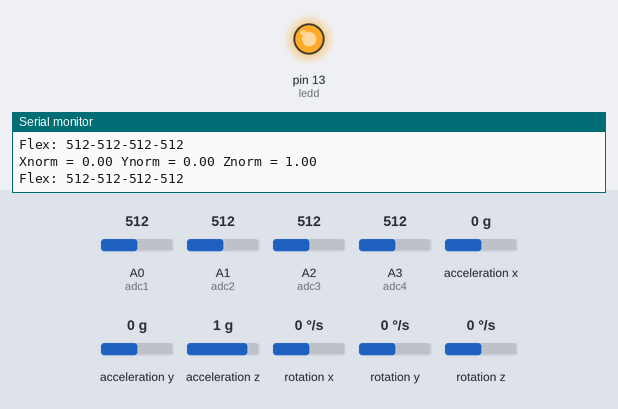
A sketch run on a simulated Arduino Uno, built with avr-gcc and run on an emulated ATmega328P. On the bench: output pins drawn as LEDs (lit = HIGH), the last lines printed to the serial monitor. Inputs (shaded band) come from the test bench; at power-on: acceleration x 0 g, A0 (adc1) = 512, A1 (adc2) = 512, A2 (adc3) = 512, A3 (adc4) = 512, acceleration y 0 g, acceleration z 1 g, rotation x 0 °/s, rotation y 0 °/s, rotation z 0 °/s.

Above: at 2.2 s.
2.3 s: acceleration x set to -0.4 g
At 3.7 s:
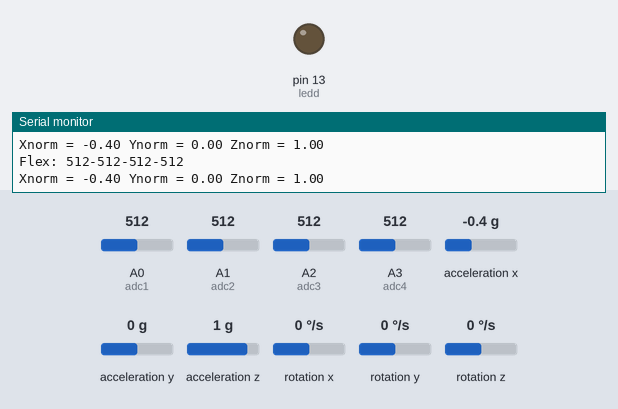
8.3 s: A0 (adc1) set to 109
11.3 s: A0 (adc1) set to 91
17.3 s: A1 (adc2) set to 109
20.3 s: A1 (adc2) set to 91
Timing chart, 0 to 22.8 s (numbered marks = the images above; inputs shaded):
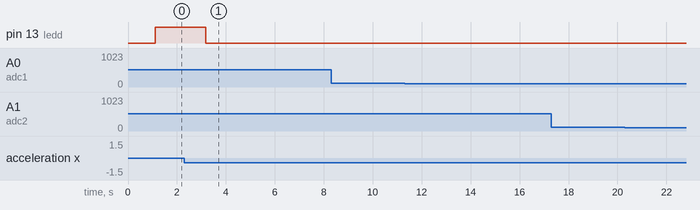

Measured:
- the behaviour switches between -0.2 and -0.3 g on acceleration x (found by bisection; images 0 and 1)
- after the input at 2.3 s, pin 13 (ledd): HIGH → LOW after 0.87 s

The sketch:

BtOut_sign_tr.ino
```cpp
#include <Wire.h>
#include <MPU6050.h>
#include <SoftwareSerial.h>

// Bluetooth Module Setup
SoftwareSerial BTSerial(10, 11);  // RX, TX pins for Bluetooth module

MPU6050 mpu;

// Flex sensor pins
#define adc1 A0
#define adc2 A1
#define adc3 A2
#define adc4 A3
#define ledd 13

// Flex thresholds
const int flexThreshold = 1023;
int flex1 = 0, flex2 = 0, flex3 = 0, flex4 = 0;

// Timing variables
unsigned long previousMillis = 0;
const long interval = 1000;  // 1 second

// I2C address variables
uint8_t mpuAddress = 0x68;  // Default
bool mpuConnected = false;

void setup() {
  pinMode(ledd, OUTPUT);
  digitalWrite(ledd, LOW);
  Serial.begin(9600);       // Serial Monitor
  BTSerial.begin(9600);     // Bluetooth Communication
  delay(1000);
  Wire.begin();

  Serial.println("Scanning for I2C devices...");
  mpuAddress = scanI2C();

  if (mpuAddress == 0x00) {
    Serial.println("MPU6050 not found. Check wiring and try again.");
    while (1);
  }

  Serial.print("MPU6050 found at address 0x");
  Serial.println(mpuAddress, HEX);

  mpu.initialize();  // Initialize MPU6050

  if (!mpu.testConnection()) {
    Serial.println("MPU6050 initialization failed!");
    while (1);
  }

  Serial.println("MPU6050 initialized successfully.");
}

void loop() {
  // Read flex sensor values
  flex1 = analogRead(adc1);
  flex2 = analogRead(adc2);
  flex3 = analogRead(adc3);
  flex4 = analogRead(adc4);

  // Read accelerometer data
  int16_t ax, ay, az;
  mpu.getAcceleration(&ax, &ay, &az);

  float normAx = ax / 16384.0;
  float normAy = ay / 16384.0;
  float normAz = az / 16384.0;

  Serial.print("Xnorm = "); Serial.print(normAx);
  Serial.print(" Ynorm = "); Serial.print(normAy);
  Serial.print(" Znorm = "); Serial.println(normAz);

  Serial.print("Flex: ");
  Serial.print(flex1); Serial.print("-");
  Serial.print(flex2); Serial.print("-");
  Serial.print(flex3); Serial.print("-");
  Serial.println(flex4);

  unsigned long currentMillis = millis();
  if (currentMillis - previousMillis >= interval) {
    previousMillis = currentMillis;

    String message = interpretGesture(normAx, normAy, flex1, flex2);

    if (message != "") {
      Serial.println(message);
      BTSerial.println(message);  // Send over Bluetooth
      digitalWrite(ledd, LOW);
    } else {
      Serial.println("Idle...");
      digitalWrite(ledd, HIGH);
    }
  }
}

// Interpret flex and motion input
String interpretGesture(float ax, float ay, int f1, int f2) {
  if (f1 < flexThreshold && f2 < flexThreshold) {
    if (ax > 0.3) return "YES";
    if (ax < -0.2) return "NO";
    if (ay > 0.2) return "OK";
    if (ay < -0.2) return "BYE";
  }
  else if (f1 < flexThreshold) {
    if (ax > 0.3) return "THANK YOU";
    if (ax < -0.3) return "NICE TO MEET YOU";
    if (ay > 0.3) return "Glad to be here";
    if (ay < -0.3) return "HELLO, this is my project";
  }
  else if (f2 < flexThreshold) {
    if (ax > 0.3) return "WATER";
    if (ax < -0.3) return "WHAT IS YOUR NAME";
    if (ay > 0.3) return "SORRY";
    if (ay < -0.3) return "FINE";
  }
  else {
    if (ax > 0.3) return "HELP";
    if (ax < -0.3) return "WASHROOM";
    if (ay > 0.3) return "MEDICINE";
    if (ay < -0.3) return "FOOD";
  }

  return "";
}

// 🔍 I2C Scanner to detect MPU6050 address
uint8_t scanI2C() {
  for (uint8_t address = 1; address < 127; address++) {
    Wire.beginTransmission(address);
    if (Wire.endTransmission() == 0) {
      return address;  // Found device
    }
  }
  return 0x00;  // No device found
}
```
